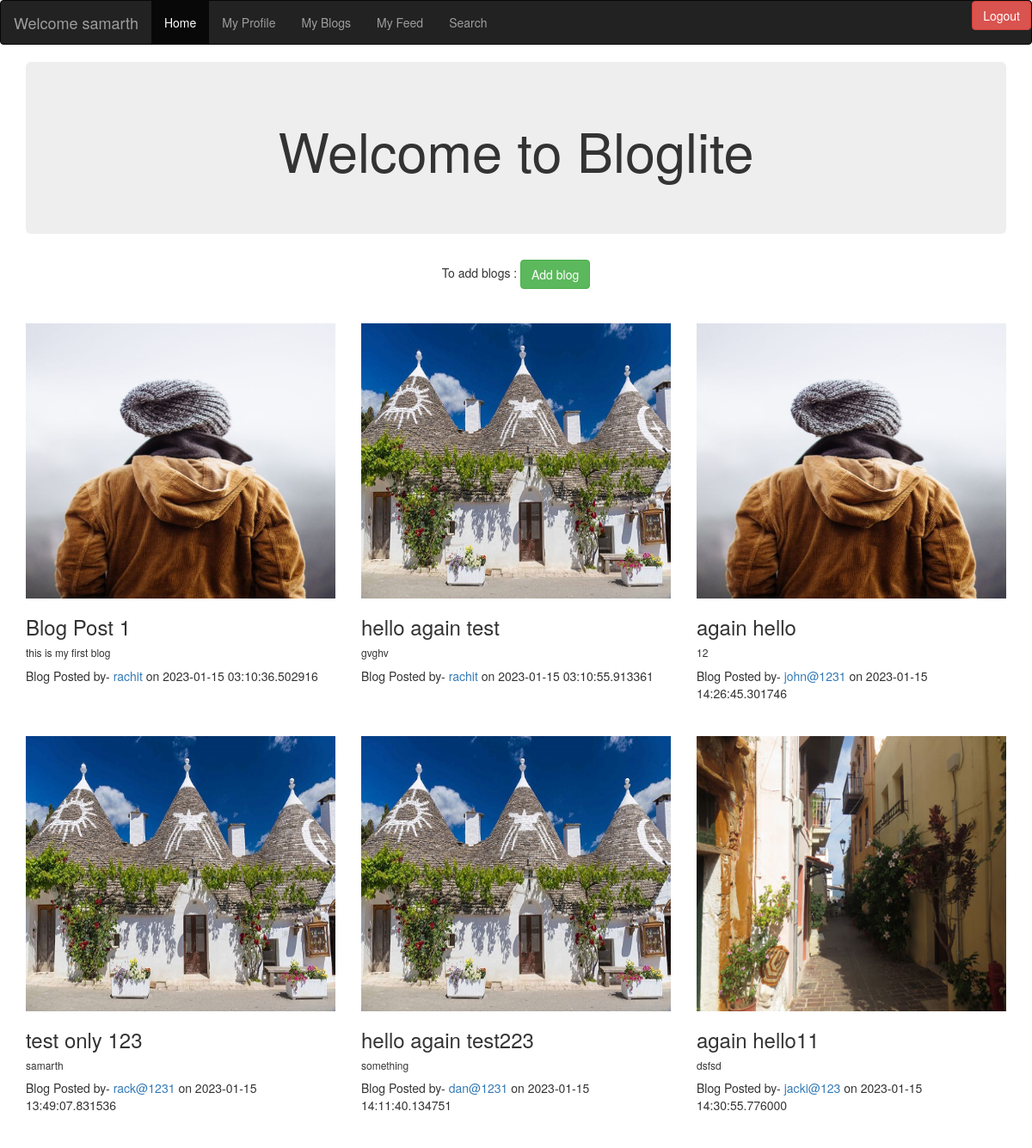
Page /dashboard/0/blog_page on the committed database.
### models.py (models this page shows)
class USER(db.Model):
    _tablename_="user"
    user_id = db.Column(db.Integer,autoincrement=True,primary_key=True)
    name = db.Column(db.String)
    email = db.Column(db.String,unique=True)
    password = db.Column(db.String,nullable=False,unique=True)
    profile_pic= db.Column(db.String)

class BLOG(db.Model):
    _tablename_="BLOG"
    blog_id=db.Column(db.Integer,autoincrement=True,primary_key=True)
    user_id = db.Column(db.String,db.ForeignKey("user.user_id"),primary_key=True)
    blog_name = db.Column(db.String)
    description = db.Column(db.String)
    image_path=db.Column(db.String)
    timestamp=db.Column(db.String)

### main.py (the view)
@app.route("/dashboard/<int:user_id>/blog_page",methods=["GET","POST"])
def blog_page(user_id):
    if request.method =="GET":
        v1=USER.query.filter_by(user_id=user_id).first()
        blogs={}
        v2=USER.query.all()
        for i in v2:
            blog=BLOG.query.filter_by(user_id=i.user_id).all()
            blogs[i]=blog
        return render_template('blog_page.html',user_id=user_id,name=v1.name,blogs=blogs)

### templates/blog_page.html (shortened to what this page needs)
<!DOCTYPE html>
<html lang="en">
<head>
  <link rel="stylesheet" href="https://maxcdn.bootstrapcdn.com/bootstrap/3.4.1/css/bootstrap.min.css">
</head>
<body>
<nav class="navbar navbar-inverse">
  <div class="container-fluid">
    <div class="navbar-header">
      <a class="navbar-brand" href="#">Welcome {{ name }}</a>
    </div>
    <ul class="nav navbar-nav">
      <li class="active"><a href="/dashboard/{{user_id}}/blog_page">Home</a></li>
      <li><a href="/myprofile/{{user_id}}">My Profile</a></li>
      <li><a href="/your_blogs/{{user_id}}">My Blogs</a></li>
      <li><a href="/my_feed/{{user_id}}">My Feed</a></li>
      <li><a href="/search/{{user_id}}?q=9999">Search</a></li>
    </ul>
    <ul class="nav navbar-nav navbar-right">
    <a href="/logout/{{user_id}}" class="btn btn-danger" role="button">Logout</a>
    </ul>
  </div>
</nav>
<div class="container">
    <div class="jumbotron">
        <h1 class="display-4">Welcome to Bloglite</h1>
    </div>
<div style="text-align:center">
    To add blogs : <a href="/dashboard/{{user_id}}/blog_upload" class="btn btn-success" role="button">Add blog</a>
</div>
    <br>
    <br>
    <div class="row">
        {% for user in blogs %}
        {% for i in blogs[user] %}
        <div class="col-lg-4">
            <div class="card" style="width: 360;">
                <img class="card-img-top" src="/static/{{i.image_path}}" width="360" height="320"alt="Card image cap">
                <div class="card-body">
                  <h3 class="card-title">{{i.blog_name}}</h3>
                  <h6 class="card-text">{{ i.description }}</h6>
                  {% if user.user_id == user_id %}
                        Blog Posted by- <a href='/your_blogs/{{user.user_id}}'>{{user.name}}</a> on {{i.timestamp}}
                    {% else %}
                        Blog Posted by- <a href='/user_blogs/{{user_id}}/{{user.user_id}}'>{{user.name}}</a> on {{i.timestamp}}
                    {% endif %}
                  <br>
                  <br>
                  <br>
                </div>
              </div>
        </div>
        {% endfor %}
        {% endfor %}
    </div>
</div>
</body>
</html>

### templates/blog_page.html (style rules this page uses)
.jumbotron { text-align: center; height: 25vh }

### rows in the picture
USER: name "samarth"
USER: name "rachit"
BLOG: image_path (picture), blog_name "Blog Post 1", description "this is my first blog", timestamp "2023-01-15 03:10:36.502916"
BLOG: image_path (picture), blog_name "hello again test", description "gvghv", timestamp "2023-01-15 03:10:55.913361"
USER: name "john@1231"
BLOG: image_path (picture), blog_name "again hello", description "12", timestamp "2023-01-15 14:26:45.301746"
USER: name "rack@1231"
BLOG: image_path (picture), blog_name "test only 123", description "samarth", timestamp "2023-01-15 13:49:07.831536"
USER: name "dan@1231"
BLOG: image_path (picture), blog_name "hello again test223", description "something", timestamp "2023-01-15 14:11:40.134751"
USER: name "jacki@123"
BLOG: image_path (picture), blog_name "again hello11", description "dsfsd", timestamp "2023-01-15 14:30:55.776000"
